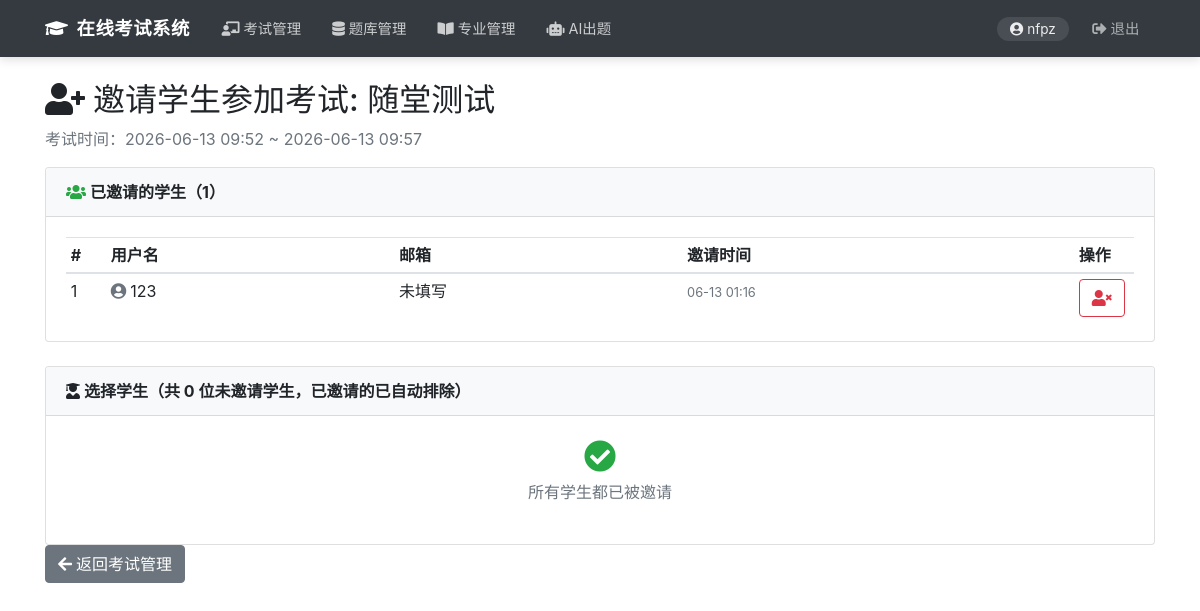
/exams/1/invite (signed in), run on the app's committed database.
### database/models.py (models this page shows, shortened)
class User(db.Model, UserMixin):
    id = db.Column(db.Integer, primary_key=True)
    username = db.Column(db.String(20), unique=True, nullable=False)
    email = db.Column(db.String(120), unique=True)  # , nullable=False)
    password_hash = db.Column(db.String(60), nullable=False)
    role = db.Column(db.String(20), nullable=False)
    created_at = db.Column(db.DateTime, nullable=False, default=datetime.utcnow)
    def is_teacher(self):
        return self.role == RoleEnum.TEACHER

class Exam(db.Model):
    id = db.Column(db.Integer, primary_key=True)
    title = db.Column(db.String(100), nullable=False)
    description = db.Column(db.Text)
    start_time = db.Column(db.DateTime, nullable=False)
    end_time = db.Column(db.DateTime, nullable=False)
    duration = db.Column(db.Integer, nullable=False)  # 分钟
    status = db.Column(db.String(20), nullable=False, default=ExamStatusEnum.DRAFT)
    creator_id = db.Column(db.Integer, db.ForeignKey('user.id'), nullable=False)
    created_at = db.Column(db.DateTime, nullable=False, default=datetime.utcnow)
    creator = db.relationship('User', backref='exams', lazy=True)
    exam_questions = db.relationship('ExamQuestion', backref='exam', lazy=True)
    exam_students = db.relationship('ExamStudent', backref='exam', lazy=True)
    sessions = db.relationship('ExamSession', backref='exam', lazy=True)
    results = db.relationship('Result', backref='exam', lazy=True)

class ExamStudent(db.Model):
    exam_id = db.Column(db.Integer, db.ForeignKey('exam.id'), primary_key=True)
    student_id = db.Column(db.Integer, db.ForeignKey('user.id'), primary_key=True)
    invited_at = db.Column(db.DateTime, nullable=False, default=datetime.utcnow)
    student = db.relationship('User')

### exam/routes.py (the view, shortened to what this page needs)
@exam_bp.route("/exams/<int:id>/invite", methods=['GET', 'POST'])
@login_required
def invite_students(id):
    if not current_user.is_teacher():
        flash('无权访问', 'danger')
        return redirect(url_for('home'))
    exam = Exam.query.get_or_404(id)
    if exam.creator_id != current_user.id:
        flash('无权邀请学生', 'danger')
        return redirect(url_for('exam.dashboard'))
    invited_ids = [es.student_id for es in exam.exam_students]
    students = User.query.filter_by(role='student').filter(User.id.notin_(invited_ids)).all()
    return render_template('exam/invite.html', exam=exam, students=students)

### app.py (called while the page is built, shortened)
@login_manager.user_loader
def load_user(user_id):
    from database.models import User
    return db.session.get(User, int(user_id))

@app.before_request
def auto_end_expired_exams():
    from database.models import Exam, ExamSession, ExamStatusEnum, Answer, ExamQuestion, Result, Question, QuestionTypeEnum
    OBJECTIVE_TYPES = {'single_choice', 'multiple_choice', 'true_false', 'fill_blank'}
    try:
        now = datetime.now()
        expired_exams = Exam.query.filter(
            Exam.status == ExamStatusEnum.PUBLISHED,
            Exam.end_time < now
        ).all()
        if expired_exams:
            db.session.commit()
    except Exception:
        db.session.rollback()

### templates/exam/invite.html (shortened to what this page needs)
<!DOCTYPE html>
<html lang="zh-CN">
<head>
    <link rel="stylesheet" href="https://maxcdn.bootstrapcdn.com/bootstrap/4.5.2/css/bootstrap.min.css">
    <link rel="stylesheet" href="https://cdnjs.cloudflare.com/ajax/libs/font-awesome/5.15.4/css/all.min.css">
</head>
<body>
    {% include 'layout/header.html' %}
    <div class="container mt-4">
        <h2><i class="fas fa-user-plus mr-2"></i>邀请学生参加考试: {{ exam.title }}</h2>
        <p class="text-muted">
            {% if exam.start_time and exam.end_time %}
                考试时间：{{ exam.start_time.strftime('%Y-%m-%d %H:%M') }} ~ {{ exam.end_time.strftime('%Y-%m-%d %H:%M') }}
            {% endif %}
        </p>
        <div class="card mb-4">
            <div class="card-header bg-light">
                <strong><i class="fas fa-users mr-1 text-success"></i>已邀请的学生（{{ exam.exam_students|length }}）</strong>
            </div>
            <div class="card-body">
                {% if exam.exam_students %}
                    <table class="table table-sm table-hover invited-table mb-0">
                        <thead>
                            <tr><th width="40">#</th><th>用户名</th><th>邮箱</th><th>邀请时间</th><th width="60">操作</th></tr>
                        </thead>
                        <tbody>
                            {% for es in exam.exam_students %}
                            <tr>
                                <td>{{ loop.index }}</td>
                                <td><i class="fas fa-user-circle mr-1 text-muted"></i>{{ es.student.username }}</td>
                                <td>{{ es.student.email or '未填写' }}</td>
                                <td><small class="text-muted">{{ es.invited_at.strftime('%m-%d %H:%M') if es.invited_at else '-' }}</small></td>
                                <td>
                                    <form method="POST" action="{{ url_for('exam.remove_student', id=exam.id, student_id=es.student.id) }}" class="d-inline">
                                        <button type="submit" class="btn btn-outline-danger remove-btn"
                                                onclick="return confirm('确定取消邀请「{{ es.student.username }}」？')">
                                            <i class="fas fa-user-times"></i>
                                        </button>
                                    </form>
                                </td>
                            </tr>
                            {% endfor %}
                        </tbody>
                    </table>
                {% else %}
                    <p class="text-muted mb-0"><i class="fas fa-inbox mr-1"></i>暂无邀请，请从下方选择学生</p>
                {% endif %}
            </div>
        </div>
        <form method="POST">
            <div class="card">
                <div class="card-header bg-light">
                    <strong><i class="fas fa-user-graduate mr-1"></i>选择学生（共 {{ students|length }} 位未邀请学生，已邀请的已自动排除）</strong>
                </div>
                <div class="card-body p-0">
                    {% if students %}
                        <div class="list-group list-group-flush">
                            {% for student in students %}
                                <label class="list-group-item d-flex align-items-center mb-0">
                                    <input type="checkbox" name="student_ids" value="{{ student.id }}" class="mr-3">
                                    <div>
                                        <i class="fas fa-user mr-1 text-muted"></i>
                                        <strong>{{ student.username }}</strong>
                                        <small class="text-muted ml-2">{{ student.email or '未填写邮箱' }}</small>
                                    </div>
                                </label>
                            {% endfor %}
                        </div>
                    {% else %}
                        <div class="p-4 text-center text-muted">
                            <i class="fas fa-check-circle fa-2x mb-2 text-success"></i>
                            <p>所有学生都已被邀请</p>
                        </div>
                    {% endif %}
                </div>
            </div>
        </form>
        <div class="mb-4">
            <a href="{{ url_for('exam.dashboard') }}" class="btn btn-secondary">
                <i class="fas fa-arrow-left mr-1"></i>返回考试管理
            </a>
        </div>
            </div>
</body>
</html>

### templates/layout/header.html (shortened to what this page needs)
<!DOCTYPE html>
<html lang="zh-CN">
<head>
    <link rel="stylesheet" href="https://maxcdn.bootstrapcdn.com/bootstrap/4.5.2/css/bootstrap.min.css">
    <link rel="stylesheet" href="https://cdnjs.cloudflare.com/ajax/libs/font-awesome/5.15.4/css/all.min.css">
</head>
<body>
    <nav class="navbar navbar-expand-lg navbar-dark bg-dark">
        <div class="container">
            <a class="navbar-brand" href="/">
                <i class="fas fa-graduation-cap mr-2"></i>在线考试系统
            </a>
            <div class="collapse navbar-collapse" id="mainNav">
                <ul class="navbar-nav mr-auto">
                    {% if current_user.is_authenticated %}
                        {% if current_user.is_teacher() %}
                            <li class="nav-item">
                                <a class="nav-link" data-path="/dashboard" href="{{ url_for('exam.dashboard') }}">
                                    <i class="fas fa-chalkboard-teacher mr-1"></i>考试管理
                                </a>
                            </li>
                            <li class="nav-item">
                                <a class="nav-link" data-path="/questions" href="{{ url_for('question_bank.list_questions') }}">
                                    <i class="fas fa-database mr-1"></i>题库管理
                                </a>
                            </li>
                            <li class="nav-item">
                                <a class="nav-link" data-path="/majors" href="{{ url_for('question_bank.manage_majors') }}">
                                    <i class="fas fa-book-open mr-1"></i>专业管理
                                </a>
                            </li>
                            <li class="nav-item">
                                <a class="nav-link" data-path="/ai/generate" href="{{ url_for('ai.generate_questions') }}">
                                    <i class="fas fa-robot mr-1"></i>AI出题
                                </a>
                            </li>
                        {% endif %}
                    {% endif %}
                </ul>
                <ul class="navbar-nav align-items-center">
                    {% if current_user.is_authenticated %}
                        <li class="nav-item">
                            <span class="user-badge">
                                <i class="fas fa-user-circle mr-1"></i>{{ current_user.username }}
                            </span>
                        </li>
                        <li class="nav-item">
                            <a class="nav-link logout-link" href="{{ url_for('auth.logout') }}">
                                <i class="fas fa-sign-out-alt mr-1"></i>退出
                            </a>
                        </li>
                    {% endif %}
                </ul>
            </div>
        </div>
    </nav>

### templates/exam/invite.html (style rules this page uses)
.remove-btn { padding: 2px 8px; font-size: 0.8rem; }

### templates/layout/header.html (style rules this page uses)
.navbar { box-shadow: 0 2px 10px rgba(0,0,0,0.15); padding: 0.6rem 1rem; }
.navbar-brand { font-weight: 700; font-size: 1.15rem; letter-spacing: 0.5px; }
.navbar .nav-link { padding: 0.5rem 0.85rem !important; border-radius: 6px; margin: 0 2px; font-size: 0.9rem; transition: all 0.2s ease; color: rgba(255,255,255,0.75) !important; }
.navbar .user-badge { color: rgba(255,255,255,0.9); font-size: 0.85rem; background: rgba(255,255,255,0.1); border-radius: 20px; padding: 0.25rem 0.8rem; margin-right: 0.5rem; }
.navbar .nav-link.logout-link { color: rgba(255,255,255,0.6) !important; }

### data on the page
User: username "nfpz"
Exam: title "随堂测试", start_time "2026-06-13 09:52", end_time "2026-06-13 09:57"
ExamStudent: student.username "123", student "未填写", invited_at "06-13 01:16"

### other printed values
{{ exam.exam_students|length }} "1"
{{ students|length }} "0"
